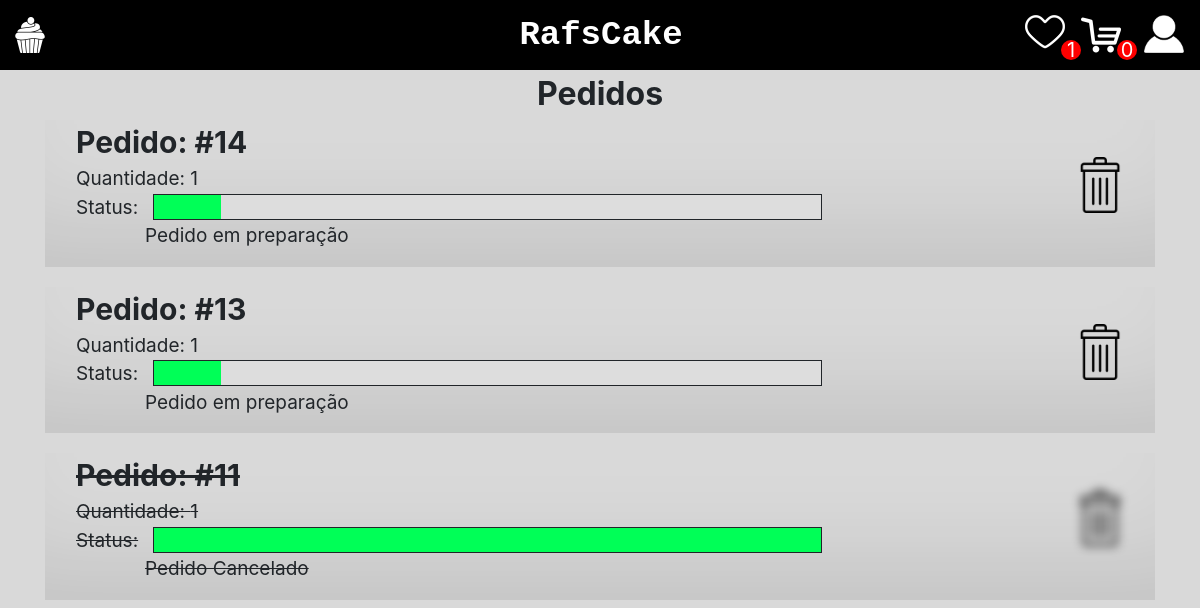
The app's page /carrinho/pedidos (signed in) with its own data.
### carrinho/models.py (models this page shows)
class Pedidos(models.Model):
    PorcentagemPedido = models.IntegerField(default=0)
    Cancelado = models.BooleanField(default=False)
    CarrinhoCodigo = models.ForeignKey(Carrinho, on_delete=models.CASCADE)

### home/models.py (models this page shows)
class Carrinho(models.Model):
    CarrinhoCodigo = models.AutoField(primary_key=True)
    ClienteCodigo = models.ForeignKey(settings.AUTH_USER_MODEL, on_delete=models.CASCADE)
    Ativo = models.BooleanField(default=True)

### carrinho/views.py (the view)
# urls.py: path('pedidos', views.pedidos, name='pedidos'),
def pedidos(request):
    user = CustomUser.objects.filter(email=request.user.email).first()
    carrinhos_fechados = Carrinho.objects.filter(ClienteCodigo=user, Ativo=False)
    pedidos = Pedidos.objects.filter(CarrinhoCodigo__in=carrinhos_fechados).order_by('-id')
    return render(request, 'pedidos.html',{'pedidos':pedidos})

### context_processors.py (called while the page is built)
def qtd_favorite(request):
    qtd_favorite=0
    if request.user.is_authenticated:
        favoritos = Favorito.objects.filter(ClienteCodigo=request.user)
        qtd_favorite = len(favoritos)
    return {'qtd_favorite': qtd_favorite}

def qtd_cart(request):
    qtd_cart = 0
    if request.user.is_authenticated:
        carrinho = Carrinho.objects.filter(ClienteCodigo=request.user, Ativo=True).first()
        if carrinho:
            qtd_cart = carrinho.itens.count()
    return {'qtd_cart': qtd_cart}

### carrinho/templates/pedidos.html (shortened to what this page needs)
{% extends 'base.html' %}
{% load static %}
{% block 'head' %}
<link rel="stylesheet" href="{% static 'home/css/home.css' %}">
<link rel="stylesheet" href="{% static 'carrinho/css/pedidos.css' %}">
{% endblock %}
{% block 'body' %}
<div class="centered-text">
    Pedidos
</div>
<div class="container">
    {% for pedido in pedidos %}
        <div class="pedido-card {% if pedido.Cancelado == True %} tachar {% endif %} ">
            <a  href="{% url 'resumo_pedido' pedido.id %}">
            <div class="dados">
                <label class="pedido-id">Pedido: #{{pedido.id}}</label>
                <label>Quantidade: {{pedido.CarrinhoCodigo.itens.count}}</label>
                <div class="status">
                    <label>Status:</label>
                    <div id="myProgress">
                        <div id="myBar" style="width: {{pedido.PorcentagemPedido}}%;"></div>
                      </div>
                </div>
                {% if pedido.Cancelado == True %}
                    <label class="descricao-status">Pedido Cancelado</label>
                {% elif pedido.PorcentagemPedido <= 40 %}
                    <label class="descricao-status">Pedido em preparação</label>
                {% elif pedido.PorcentagemPedido > 40 and pedido.PorcentagemPedido <= 60  %}
                    <label class="descricao-status">Pedido pronto</label>
                {% elif pedido.PorcentagemPedido > 60 and pedido.PorcentagemPedido <= 90  %}
                    <label class="descricao-status">Pedido a caminho</label>
                {% elif pedido.PorcentagemPedido > 90 %}
                    <label class="descricao-status">Pedido entregue</label>
                {% endif %}
            </div>
            <div class="acao">
                <a {% if pedido.Cancelado == False and pedido.PorcentagemPedido <= 40 %} href="{% url 'cancelapedido' pedido.id %}" {% endif %}>
                    <img class="cancela-pedido {% if pedido.Cancelado == True or pedido.PorcentagemPedido > 40 %} imgBlur {% endif %}" src="{% static 'carrinho/img/deleted.png' %}">
                </a>
            </div>
        </a>
        </div>
    {% endfor %}
</div>
{% endblock %}

### templates/static/home/css/home.css (style rules this page uses)
a { text-decoration: none; color: inherit !important; }
.container { padding: 2px 16px; display: flex; flex-wrap: wrap; }
.centered-text { display: flex; justify-content: center; font-size: 2em; font-weight: bold; }

### templates/static/carrinho/css/pedidos.css (style rules this page uses)
#myProgress { width: 100%; border: 1px solid; height: 26px; background-color: #ddd; }
#myBar { width: 10%; height: 24px; background-color: #00ff57; }
.pedido-card { display: flex; justify-content: space-between; margin-bottom: 20px; width: 100%; box-shadow: inset 0px -100px 100px -62px rgba(0,0,0,0.1); padding-bottom: 16px; align-items: center; }
.dados { display: flex; flex-direction: column; width: 82%; margin-left: 31px; }
.acao { width: 10%; display: flex; flex-direction: row; justify-content: center; }
.status { display: flex; }
div#myProgress { margin-left: 15px; }
.cancela-pedido { width: 56px; }
label { margin: 0 !important; font-size: 19px; cursor: pointer; }
label.descricao-status { padding-left: 69px; }
.pedido-id { font-weight: bold; font-size: 30px; }
div.tachar label { text-decoration: line-through; }
.imgBlur { filter: blur(5px) !important; }
.pedido-card>a { width: 82%; cursor: pointer; }

### templates/static/base/css/base.css (style rules this page uses)
body { background-color: #d9d9d9 }

### records on screen
Pedidos: id "14", CarrinhoCodigo.itens.count "1", PorcentagemPedido 10 (drawn), Cancelado "Pedido em preparação"
Pedidos: id "13", CarrinhoCodigo.itens.count "1", PorcentagemPedido 10 (drawn), Cancelado "Pedido em preparação"
Pedidos: id "11", CarrinhoCodigo.itens.count "1", PorcentagemPedido 100 (drawn), Cancelado "Pedido Cancelado"

### other values on screen
{{ qtd_favorite }} "1"
{{ qtd_cart }} "0"
